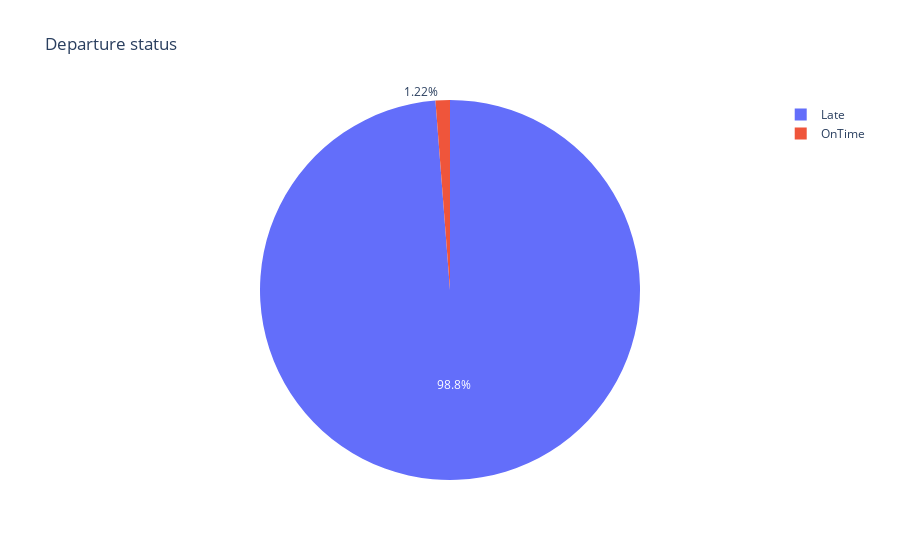

Notebook cell for this chart:
### Code cell
fig= px.pie(DepStatus,DepStatus.index, DepStatus.values,title ='Departure status')
fig.show()

### Figure 1 — Plotly figure (JSON) as saved in the notebook; plotly's stock layout.template omitted (floating-point values rounded to 4 significant figures)
{"data": [{"domain": {"x": [0, 1], "y": [0, 1]}, "hovertemplate": "index=%{label}<br>value=%{value}<extra></extra>", "labels": ["Late", "OnTime"], "legendgroup": "", "name": "", "showlegend": true, "type": "pie", "values": [87462, 1081]}], "layout": {"legend": {"tracegroupgap": 0}, "title": {"text": "Departure status"}}}
